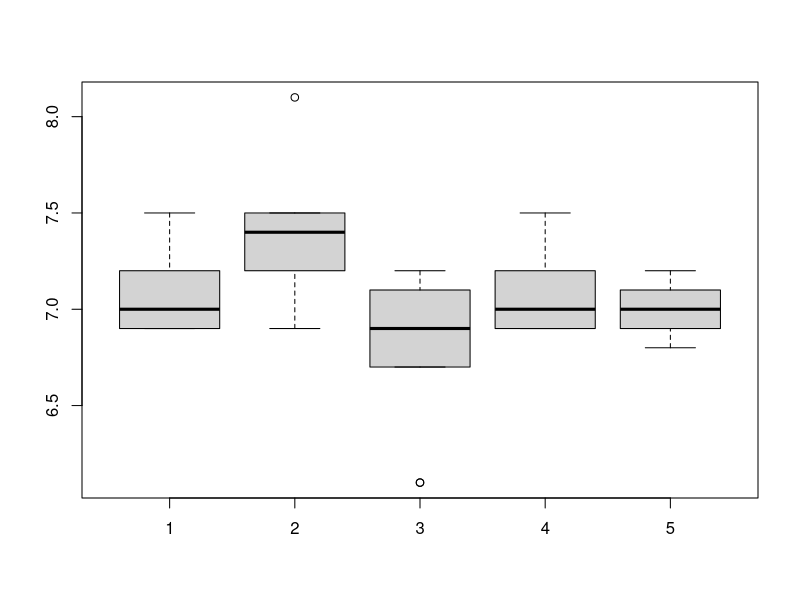
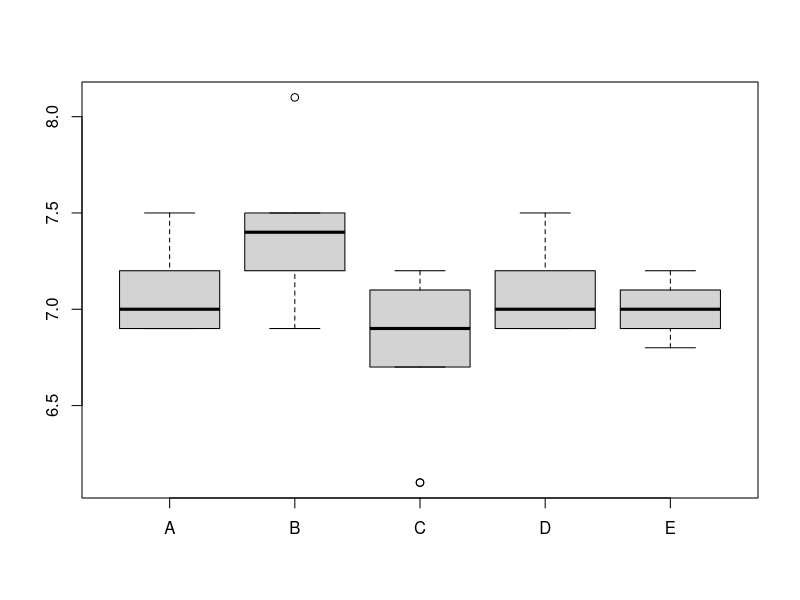
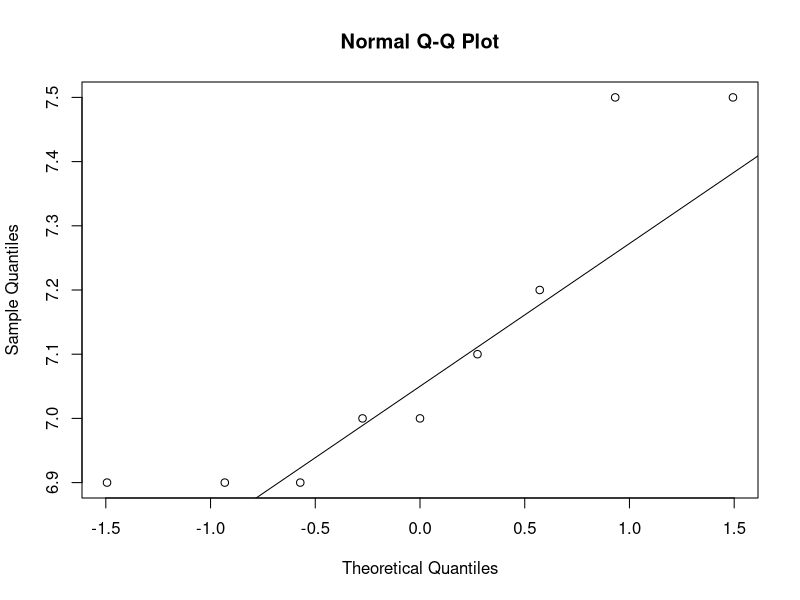
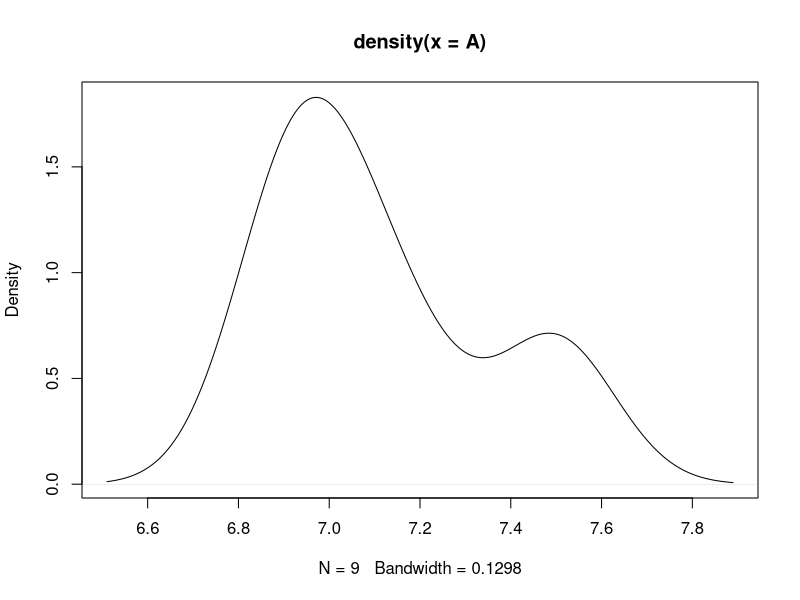

These charts were generated, in order, by the following R code:
# ============================================================
# Exercise 5a: Normality and two-sample comparison
# Theory: https://senzorika.github.io/SaIT/theory_EN/exercise05a.html
# ============================================================

# A group of assessors rated 5 kinds of cheese with the following results.
# Dataset: cheeses
A <- c(7.5, 6.9, 7, 7, 6.9, 7.1, 7.2, 7.5, 6.9)
B <- c(7.5, 8.1, 7.5, 7.4, 7.1, 7.5, 7.2, 7.2, 6.9)
C <- c(7, 6.1, 6.7, 6.1, 6.9, 7.1, 7.2, 7.2, 6.9)
D <- c(7.5, 6.9, 7, 7, 6.9, 7.1, 7.2, 7.2, 6.9)
E <- c(6.8, 6.9, 6.9, 7, 7, 7, 7.1, 7.1, 7.2)
tab <- data.frame(A, B, C, D, E)
boxplot(A, B, C, D, E)
boxplot(tab)

#---------------------------------------------------------------------------------------
# normality check
#---------------------------------------------------------------------------------------
qqnorm(A)
qqline(A)
plot(density(A))
shapiro.test(A)


#---------------------------------------------------------------------------------------
# PAIRWISE COMPARISON
#---------------------------------------------------------------------------------------
# dependent (paired) samples
t.test(A, E, paired = TRUE)
wilcox.test(A, E, paired = TRUE)
# independent samples
t.test(A, E)
wilcox.test(A, E) # Mann-Whitney test


#---------------------------------------------------------------------------------------
# BINOMIAL TEST
#---------------------------------------------------------------------------------------
# 60 consumers took part in a paired preference test and 34 of them marked sample A (improved recipe)
# as better tasting. Is this number sufficient to accept the hypothesis that the samples differ?
# If not, how many consumers are needed to confirm the alternative hypothesis?
# (panel size calculation: exercise 14)

binom.test(34, 60, p = 0.5) # for a paired test; for a triangle test p=1/3

#---------------------------------------------------------------------------------------
# CHI-SQUARE TEST
#---------------------------------------------------------------------------------------
# 90 respondents answered a questionnaire about goulash and goulash seasoning mix...

likert <- c("strongly.agree", "agree", "dont.know", "disagree", "strongly.disagree")
question1 <- c(15, 20, 20, 10, 25) # Dark beer is suitable for goulash... :)
question2 <- c(40, 25, 15, 5, 5) # I have eaten goulash at least once in my life...
question3 <- c(82, 2, 2, 2, 2) # Goulash comes from Hungary...
results <- data.frame(likert, question1, question2, question3)
chisq.test(question1)
chisq.test(question2)
chisq.test(question3)

#---------------------------------------------------------------------------------------
# MCNEMAR TEST
#---------------------------------------------------------------------------------------
# Find out whether consumers react the same way to the old and the new (modified) recipe

rum <- matrix(c(40, 8, 24, 28), nrow = 2, dimnames = list("old recipe" = c("bought", "not bought"), "new recipe" = c("bought", "not bought")))
mcnemar.test((rum), correct = FALSE)


# TASK1:
# =========
# Analyse the data and test the hypothesis that there is a statistically significant difference
# between 2 cheese samples (the best one and the original one (E)).

# TASK2:
# =========
# Find out whether a statistically significant difference was detected in an adulteration test if
# out of 100 triangle tests 42 assessors identified the odd sample...
# What would the result be if the test were carried out as a paired test?

# TASK3:
# =========
# A retail chain offers these kinds of yogurt with the following customer preferences
# (strawberry(25), chocolate(34), vanilla(17), blueberry(7)).
# Using an appropriate statistical method, find out whether there is a significant preference for any kind.
